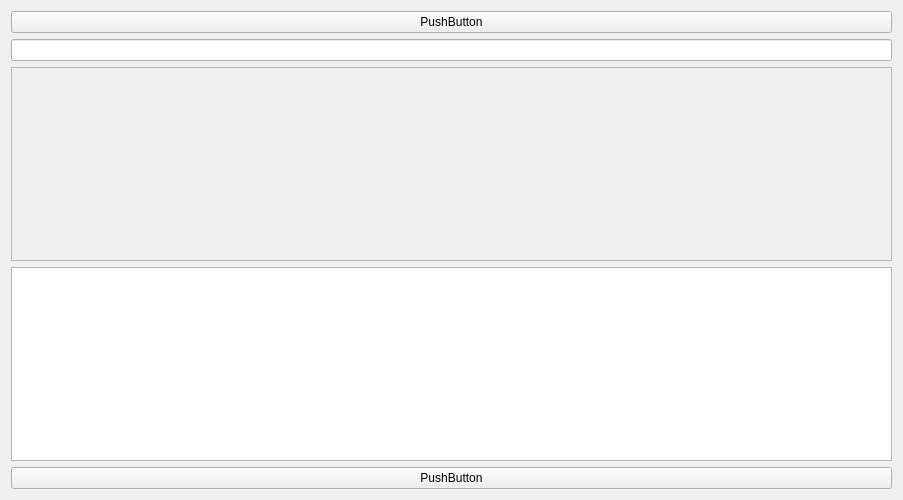
<?xml version="1.0" encoding="UTF-8"?>
<ui version="4.0">
 <class>Tablero</class>
 <widget class="QWidget" name="Tablero">
  <property name="geometry">
   <rect>
    <x>0</x>
    <y>0</y>
    <width>903</width>
    <height>500</height>
   </rect>
  </property>
  <property name="minimumSize">
   <size>
    <width>600</width>
    <height>500</height>
   </size>
  </property>
  <property name="maximumSize">
   <size>
    <width>16777215</width>
    <height>16777215</height>
   </size>
  </property>
  <property name="windowTitle">
   <string>Form</string>
  </property>
  <layout class="QVBoxLayout" name="verticalLayout">
   <item>
    <widget class="QPushButton" name="btnAgregar">
     <property name="text">
      <string>PushButton</string>
     </property>
    </widget>
   </item>
   <item>
    <widget class="QLineEdit" name="txtNuevoTP"/>
   </item>
   <item>
    <widget class="QScrollArea" name="scrollContenido">
     <property name="widgetResizable">
      <bool>true</bool>
     </property>
     <widget class="QWidget" name="scrollAreaWidgetContents">
      <property name="geometry">
       <rect>
        <x>0</x>
        <y>0</y>
        <width>877</width>
        <height>167</height>
       </rect>
      </property>
     </widget>
    </widget>
   </item>
   <item>
    <widget class="QTextEdit" name="editorNotas"/>
   </item>
   <item>
    <widget class="QPushButton" name="btnGuardar">
     <property name="text">
      <string>PushButton</string>
     </property>
    </widget>
   </item>
  </layout>
 </widget>
 <resources/>
 <connections/>
</ui>
